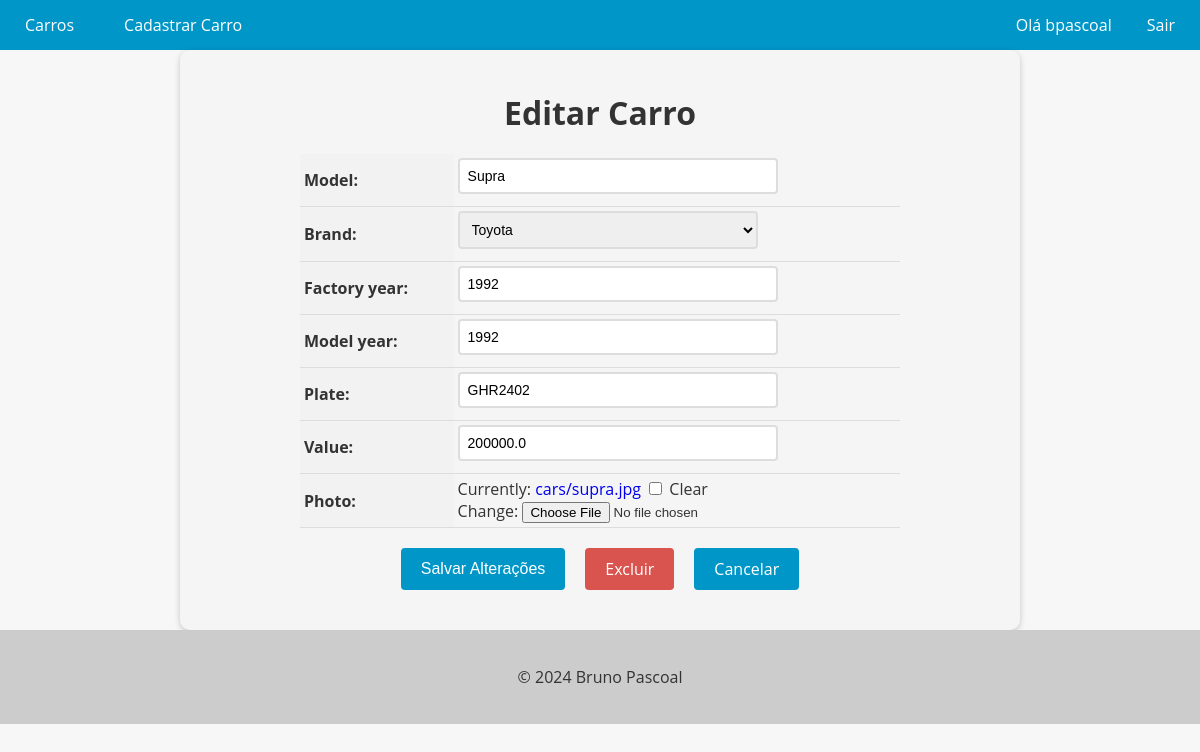
Page /car/10/update/ (signed in) on the committed database.
### cars/models.py (models this page shows, shortened)
class Car(models.Model):
    id = models.AutoField(primary_key=True)
    model = models.CharField(max_length=200)
    brand = models.ForeignKey(Brand, on_delete=models.PROTECT, related_name="car_brand")
    factory_year = models.IntegerField(blank=True, null=True)
    model_year = models.IntegerField(blank=True, null=True)
    plate = models.CharField(max_length=10, blank=True, null=True)
    value = models.FloatField(blank=True, null=True)
    photo = models.ImageField(upload_to="cars/", blank=True, null=True)

### cars/views.py (the view, shortened to what this page needs)
# urls.py: path('car/<int:pk>/update/', CarUpdateView.as_view(), name="car_update"),
@method_decorator(login_required(login_url='login'), name='dispatch')
class CarUpdateView(UpdateView):
    model = Car
    form_class = CarModelForm
    template_name = 'car_update.html'

### cars/forms.py (shortened to what this page needs)
class CarModelForm(forms.ModelForm):
    class Meta:
        model = Car
        fields = "__all__"

### cars/models.py (called while the page is built)
    def __str__(self):
        return self.name

### cars/templates/car_update.html (shortened to what this page needs)
{% extends "base.html" %} {% block content %}
<form method="post" enctype="multipart/form-data">
  <h1>Editar Carro</h1>
  <table>
    {{ form.as_table }}
  </table>
  <div>
    <div class="buttons-container">
      <input type="submit" value="Salvar Alterações" class="btn btn-primary" />
      <a href="{% url 'car_delete' pk=object.pk %}" class="btn btn-danger"
        >Excluir
      </a>
      <a href="{% url 'cars_list' %}" class="btn btn-secondary">Cancelar</a>
    </div>
  </div>
</form>
{% endblock %}

### app/templates/base.html (shortened to what this page needs)
<!DOCTYPE html>
<html lang="en">
  <head>
  </head>
  <body>
    <header>
      <nav>
        {% if user.is_authenticated %}
        <ul class="left">
          <li><a href="{% url 'cars_list' %}">Carros</a></li>
          <li><a href="{% url 'new_car' %}">Cadastrar Carro</a></li>
        </ul>
        <ul class="right">
          <li>Olá {{ user.username }}</li>
          <li><a href="{% url 'logout' %}">Sair</a></li>
        </ul>
        {% endif %}
      </nav>
    </header>
    <main>{% block content %} {% endblock %}</main>
    <footer>
      <p>&copy; 2024 Bruno Pascoal</p>
    </footer>
  </body>
</html>

### app/templates/base.html (style rules this page uses)
body { font-family: "Open Sans", sans-serif; background-color: #f7f7f7; color: #333; margin: 0; padding: 0; }
header { background-color: #0096c7; color: #fff; text-align: center; }
footer { background-color: #ccc; color: #333; padding: 20px; text-align: center; }
nav { background-color: #0096c7; color: #fff; height: 50px; display: flex; justify-content: space-between; align-items: center; }
nav ul { list-style: none; margin: 0; padding: 0; display: flex; }
nav ul.left { display: flex; }
nav ul.right { margin-left: auto; display: flex; }
nav ul li { margin: 0 10px; }
nav ul li a { color: #fff; text-decoration: none; font-size: 16px; padding: 15px; transition: all 0.3s ease; }

### cars/templates/car_update.html (style rules this page uses)
form { max-width: 800px; margin: 0 auto; padding: 20px; background-color: #f5f5f5; border-radius: 10px; box-shadow: 0 2px 6px rgba(0, 0, 0, 0.2); }
form h1 { font-size: 2rem; margin-bottom: 20px; text-align: center; }
table { margin: 0 auto; border-collapse: collapse; width: 100%; max-width: 600px; }
th, td { padding: 4px; text-align: left; border-bottom: 1px solid #ddd; }
th { background-color: #f2f2f2; }
input[type="text"], input[type="number"], select, textarea { padding: 8px; font-size: 14px; border: 2px solid #ddd; border-radius: 4px; width: 100%; max-width: 300px; margin-bottom: 8px; transition: border-bottom-color 0.3s ease-in-out; }
.btn { background-color: #0096c7; color: #fff; border: none; padding: 10px 20px; font-size: 16px; border-radius: 4px; cursor: pointer; transition: background-color 0.3s ease-in-out; }
.buttons-container { display: flex; justify-content: center; margin-top: 20px; margin-bottom: 20px; }
.btn { display: inline-block; background-color: #0096c7; color: #fff; border: none; padding: 10px 20px; font-size: 16px; border-radius: 4px; cursor: pointer; transition: background-color 0.3s ease-in-out; margin: 0 10px; }
.btn-danger { background-color: #d9534f; text-decoration: none !important; }
a { text-decoration: none !important; }

### rows in the picture
Car: model "Supra", brand "Toyota", factory_year "1992", model_year "1992", plate "GHR2402", value "200000.0"

### other values in the picture
{{ user.username }} "bpascoal"
